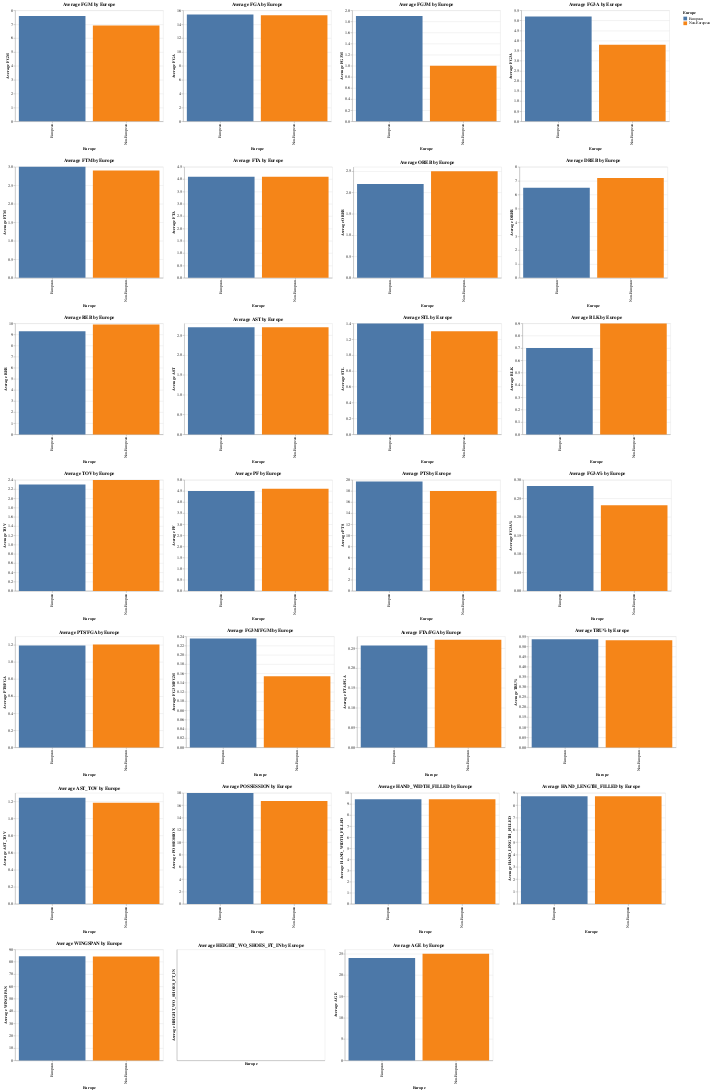

Notebook source saved alongside this figure:
### Code cell
import altair as alt
import pandas as pd
import altair_saver


# Annahme: Sie haben zwei DataFrames: data_per_min_europe_regular und data_per_min_usa_regular

# Fügen Sie eine neue Spalte hinzu, um anzuzeigen, ob der Spieler Europäer ist oder nicht
europe_F_regular['Europe'] = 'European'
non_europe_F_regular['Europe'] = 'Non-European'

# Kombinieren Sie die beiden DataFrames
combined_df = pd.concat([europe_F_regular, non_europe_F_regular])

# Liste der Metriken, die geplottet werden sollen
metrics = ['FGM', 'FGA', 'FG3M', 'FG3A', 'FTM', 'FTA', 
           'OREB', 'DREB', 'REB', 'AST', 'STL', 'BLK', 'TOV', 
           'PF', 'PTS', 'FG3A%', 'PTS/FGA', 'FG3M/FGM', 'FTA/FGA', 
           'TRU%', 'AST_TOV', 'POSSESSION','HAND_WIDTH_FILLED', 'HAND_LENGTH_FILLED','WINGSPAN','HEIGHT_WO_SHOES_FT_IN','AGE']

# Liste zum Speichern der Diagramme
charts = []

# Einen Bruchteil des kombinierten DataFrame auswählen
sampled_df = combined_df.sample(frac=0.5)  # Passen Sie den Bruchteil bei Bedarf an

# Für jede Metrik ein gruppiertes Balkendiagramm erstellen und die Diagramme in eine Liste speichern
for metric in metrics:
    chart = alt.Chart(sampled_df).mark_bar().encode(
        x=alt.X('Europe:N', title='Europe'),
        y=alt.Y(f'median({metric}):Q', title=f'Average {metric}'),
        color=alt.Color('Europe:N', legend=alt.Legend(title='Europe'))
    ).properties(
        title=f'Average {metric} by Europe',
        width=400,
        height=300
    )
    charts.append(chart)

# Diagramme in sechs Zeilen stapeln
alt_row = alt.vconcat(*[alt.hconcat(*charts[i:i+4]) for i in range(0, len(charts), 4)])

# Die Diagramme anzeigen
alt_row

### Figure 1 — Vega-Lite specification as saved in the notebook (floating-point values rounded to 4 significant figures; data arrays with more than 128 entries replaced by an {"elided": "..."} marker saying what was removed)
{"config": {"view": {"continuousWidth": 300, "continuousHeight": 300}}, "vconcat": [{"hconcat": [{"mark": {"type": "bar"}, "encoding": {"color": {"field": "Europe", "legend": {"title": "Europe"}, "type": "nominal"}, "x": {"field": "Europe", "title": "Europe", "type": "nominal"}, "y": {"aggregate": "median", "field": "FGM", "title": "Average FGM", "type": "quantitative"}}, "height": 300, "title": "Average FGM by Europe", "width": 400}, {"mark": {"type": "bar"}, "encoding": {"color": {"field": "Europe", "legend": {"title": "Europe"}, "type": "nominal"}, "x": {"field": "Europe", "title": "Europe", "type": "nominal"}, "y": {"aggregate": "median", "field": "FGA", "title": "Average FGA", "type": "quantitative"}}, "height": 300, "title": "Average FGA by Europe", "width": 400}, {"mark": {"type": "bar"}, "encoding": {"color": {"field": "Europe", "legend": {"title": "Europe"}, "type": "nominal"}, "x": {"field": "Europe", "title": "Europe", "type": "nominal"}, "y": {"aggregate": "median", "field": "FG3M", "title": "Average FG3M", "type": "quantitative"}}, "height": 300, "title": "Average FG3M by Europe", "width": 400}, {"mark": {"type": "bar"}, "encoding": {"color": {"field": "Europe", "legend": {"title": "Europe"}, "type": "nominal"}, "x": {"field": "Europe", "title": "Europe", "type": "nominal"}, "y": {"aggregate": "median", "field": "FG3A", "title": "Average FG3A", "type": "quantitative"}}, "height": 300, "title": "Average FG3A by Europe", "width": 400}]}, {"hconcat": [{"mark": {"type": "bar"}, "encoding": {"color": {"field": "Europe", "legend": {"title": "Europe"}, "type": "nominal"}, "x": {"field": "Europe", "title": "Europe", "type": "nominal"}, "y": {"aggregate": "median", "field": "FTM", "title": "Average FTM", "type": "quantitative"}}, "height": 300, "title": "Average FTM by Europe", "width": 400}, {"mark": {"type": "bar"}, "encoding": {"color": {"field": "Europe", "legend": {"title": "Europe"}, "type": "nominal"}, "x": {"field": "Europe", "title": "Europe", "type": "nominal"}, "y": {"aggregate": "median", "field": "FTA", "title": "Average FTA", "type": "quantitative"}}, "height": 300, "title": "Average FTA by Europe", "width": 400}, {"mark": {"type": "bar"}, "encoding": {"color": {"field": "Europe", "legend": {"title": "Europe"}, "type": "nominal"}, "x": {"field": "Europe", "title": "Europe", "type": "nominal"}, "y": {"aggregate": "median", "field": "OREB", "title": "Average OREB", "type": "quantitative"}}, "height": 300, "title": "Average OREB by Europe", "width": 400}, {"mark": {"type": "bar"}, "encoding": {"color": {"field": "Europe", "legend": {"title": "Europe"}, "type": "nominal"}, "x": {"field": "Europe", "title": "Europe", "type": "nominal"}, "y": {"aggregate": "median", "field": "DREB", "title": "Average DREB", "type": "quantitative"}}, "height": 300, "title": "Average DREB by Europe", "width": 400}]}, {"hconcat": [{"mark": {"type": "bar"}, "encoding": {"color": {"field": "Europe", "legend": {"title": "Europe"}, "type": "nominal"}, "x": {"field": "Europe", "title": "Europe", "type": "nominal"}, "y": {"aggregate": "median", "field": "REB", "title": "Average REB", "type": "quantitative"}}, "height": 300, "title": "Average REB by Europe", "width": 400}, {"mark": {"type": "bar"}, "encoding": {"color": {"field": "Europe", "legend": {"title": "Europe"}, "type": "nominal"}, "x": {"field": "Europe", "title": "Europe", "type": "nominal"}, "y": {"aggregate": "median", "field": "AST", "title": "Average AST", "type": "quantitative"}}, "height": 300, "title": "Average AST by Europe", "width": 400}, {"mark": {"type": "bar"}, "encoding": {"color": {"field": "Europe", "legend": {"title": "Europe"}, "type": "nominal"}, "x": {"field": "Europe", "title": "Europe", "type": "nominal"}, "y": {"aggregate": "median", "field": "STL", "title": "Average STL", "type": "quantitative"}}, "height": 300, "title": "Average STL by Europe", "width": 400}, {"mark": {"type": "bar"}, "encoding": {"color": {"field": "Europe", "legend": {"title": "Europe"}, "type": "nominal"}, "x": {"field": "Europe", "title": "Europe", "type": "nominal"}, "y": {"aggregate": "median", "field": "BLK", "title": "Average BLK", "type": "quantitative"}}, "height": 300, "title": "Average BLK by Europe", "width": 400}]}, {"hconcat": [{"mark": {"type": "bar"}, "encoding": {"color": {"field": "Europe", "legend": {"title": "Europe"}, "type": "nominal"}, "x": {"field": "Europe", "title": "Europe", "type": "nominal"}, "y": {"aggregate": "median", "field": "TOV", "title": "Average TOV", "type": "quantitative"}}, "height": 300, "title": "Average TOV by Europe", "width": 400}, {"mark": {"type": "bar"}, "encoding": {"color": {"field": "Europe", "legend": {"title": "Europe"}, "type": "nominal"}, "x": {"field": "Europe", "title": "Europe", "type": "nominal"}, "y": {"aggregate": "median", "field": "PF", "title": "Average PF", "type": "quantitative"}}, "height": 300, "title": "Average PF by Europe", "width": 400}, {"mark": {"type": "bar"}, "encoding": {"color": {"field": "Europe", "legend": {"title": "Europe"}, "type": "nominal"}, "x": {"field": "Europe", "title": "Europe", "type": "nominal"}, "y": {"aggregate": "median", "field": "PTS", "title": "Average PTS", "type": "quantitative"}}, "height": 300, "title": "Average PTS by Europe", "width": 400}, {"mark": {"type": "bar"}, "encoding": {"color": {"field": "Europe", "legend": {"title": "Europe"}, "type": "nominal"}, "x": {"field": "Europe", "title": "Europe", "type": "nominal"}, "y": {"aggregate": "median", "field": "FG3A%", "title": "Average FG3A%", "type": "quantitative"}}, "height": 300, "title": "Average FG3A% by Europe", "width": 400}]}, {"hconcat": [{"mark": {"type": "bar"}, "encoding": {"color": {"field": "Europe", "legend": {"title": "Europe"}, "type": "nominal"}, "x": {"field": "Europe", "title": "Europe", "type": "nominal"}, "y": {"aggregate": "median", "field": "PTS/FGA", "title": "Average PTS/FGA", "type": "quantitative"}}, "height": 300, "title": "Average PTS/FGA by Europe", "width": 400}, {"mark": {"type": "bar"}, "encoding": {"color": {"field": "Europe", "legend": {"title": "Europe"}, "type": "nominal"}, "x": {"field": "Europe", "title": "Europe", "type": "nominal"}, "y": {"aggregate": "median", "field": "FG3M/FGM", "title": "Average FG3M/FGM", "type": "quantitative"}}, "height": 300, "title": "Average FG3M/FGM by Europe", "width": 400}, {"mark": {"type": "bar"}, "encoding": {"color": {"field": "Europe", "legend": {"title": "Europe"}, "type": "nominal"}, "x": {"field": "Europe", "title": "Europe", "type": "nominal"}, "y": {"aggregate": "median", "field": "FTA/FGA", "title": "Average FTA/FGA", "type": "quantitative"}}, "height": 300, "title": "Average FTA/FGA by Europe", "width": 400}, {"mark": {"type": "bar"}, "encoding": {"color": {"field": "Europe", "legend": {"title": "Europe"}, "type": "nominal"}, "x": {"field": "Europe", "title": "Europe", "type": "nominal"}, "y": {"aggregate": "median", "field": "TRU%", "title": "Average TRU%", "type": "quantitative"}}, "height": 300, "title": "Average TRU% by Europe", "width": 400}]}, {"hconcat": [{"mark": {"type": "bar"}, "encoding": {"color": {"field": "Europe", "legend": {"title": "Europe"}, "type": "nominal"}, "x": {"field": "Europe", "title": "Europe", "type": "nominal"}, "y": {"aggregate": "median", "field": "AST_TOV", "title": "Average AST_TOV", "type": "quantitative"}}, "height": 300, "title": "Average AST_TOV by Europe", "width": 400}, {"mark": {"type": "bar"}, "encoding": {"color": {"field": "Europe", "legend": {"title": "Europe"}, "type": "nominal"}, "x": {"field": "Europe", "title": "Europe", "type": "nominal"}, "y": {"aggregate": "median", "field": "POSSESSION", "title": "Average POSSESSION", "type": "quantitative"}}, "height": 300, "title": "Average POSSESSION by Europe", "width": 400}, {"mark": {"type": "bar"}, "encoding": {"color": {"field": "Europe", "legend": {"title": "Europe"}, "type": "nominal"}, "x": {"field": "Europe", "title": "Europe", "type": "nominal"}, "y": {"aggregate": "median", "field": "HAND_WIDTH_FILLED", "title": "Average HAND_WIDTH_FILLED", "type": "quantitative"}}, "height": 300, "title": "Average HAND_WIDTH_FILLED by Europe", "width": 400}, {"mark": {"type": "bar"}, "encoding": {"color": {"field": "Europe", "legend": {"title": "Europe"}, "type": "nominal"}, "x": {"field": "Europe", "title": "Europe", "type": "nominal"}, "y": {"aggregate": "median", "field": "HAND_LENGTH_FILLED", "title": "Average HAND_LENGTH_FILLED", "type": "quantitative"}}, "height": 300, "title": "Average HAND_LENGTH_FILLED by Europe", "width": 400}]}, {"hconcat": [{"mark": {"type": "bar"}, "encoding": {"color": {"field": "Europe", "legend": {"title": "Europe"}, "type": "nominal"}, "x": {"field": "Europe", "title": "Europe", "type": "nominal"}, "y": {"aggregate": "median", "field": "WINGSPAN", "title": "Average WINGSPAN", "type": "quantitative"}}, "height": 300, "title": "Average WINGSPAN by Europe", "width": 400}, {"mark": {"type": "bar"}, "encoding": {"color": {"field": "Europe", "legend": {"title": "Europe"}, "type": "nominal"}, "x": {"field": "Europe", "title": "Europe", "type": "nominal"}, "y": {"aggregate": "median", "field": "HEIGHT_WO_SHOES_FT_IN", "title": "Average HEIGHT_WO_SHOES_FT_IN", "type": "quantitative"}}, "height": 300, "title": "Average HEIGHT_WO_SHOES_FT_IN by Europe", "width": 400}, {"mark": {"type": "bar"}, "encoding": {"color": {"field": "Europe", "legend": {"title": "Europe"}, "type": "nominal"}, "x": {"field": "Europe", "title": "Europe", "type": "nominal"}, "y": {"aggregate": "median", "field": "AGE", "title": "Average AGE", "type": "quantitative"}}, "height": 300, "title": "Average AGE by Europe", "width": 400}]}], "data": {"name": "data-38e86491ab8781124c125da1ad12225c"}, "$schema": "https://vega.github.io/schema/vega-lite/v5.17.0.json", "datasets": {"data-38e86491ab8781124c125da1ad12225c": {"elided": "1154 records"}}}
